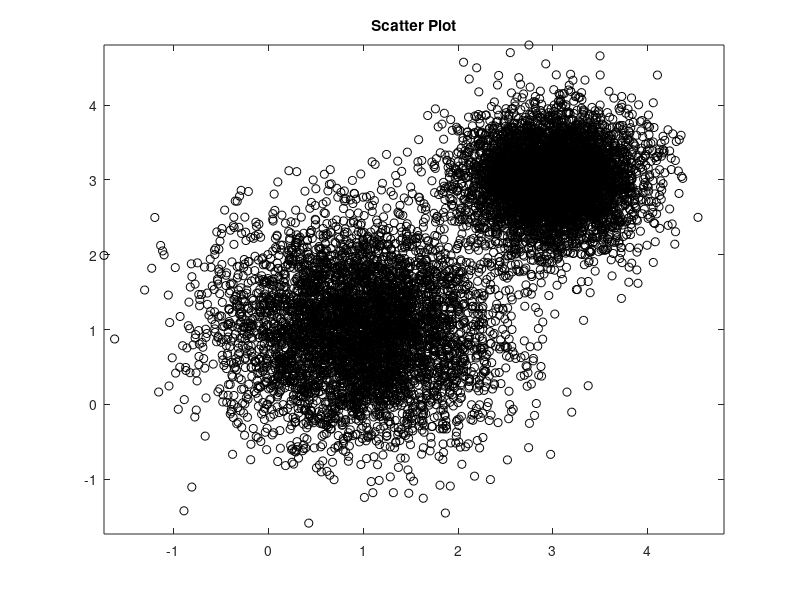

Write the MATLAB code that produced this figure. (Note: this script raises an error after producing the figure.)
%% test ipopt
%{
x = sdpvar(2,1);
% y = exp(sum(x.^2))-exp(sum(x.^3));
y = sum(x.^2)+norm(x,1)+1;
constr = [x>=[1;1]];
opt = sdpsettings('solver','fmincon');
sol = optimize(constr,y,opt);
sol_y = value(sol);
sol_x = value(x);

%% test anounymous function
f = @(x,y) x+y;
f(1,2)

%% generate 1-d gaussian distribution for illustrating the sensor model
x = -7:0.1:7;
mu = 0;
sigma = 2;
k = sigma*sqrt(2*pi);
y = k*normpdf(x,mu,sigma);
% plot(x,y);
area(x,y);
xlabel('distance to the sensor');
ylabel('likelihood of detection');
fig2Pdf('sensor_model',300,gcf)

%% GMM model
x = -15:0.1:15;
mu = [0;-5;5];
sigma = [5;3;2];
n = length(mu);
w = ones(n,1)/n;
y = zeros(length(x),n);
z = zeros(length(x),1);
for ii = 1:n
    y(:,ii) = normpdf(x,mu(ii),sigma(ii))*w(ii);
    z = z+y(:,ii);
end
figure
hold on
plot(x,y);
plot(x,z,'black');
xlabel('x');
ylabel('pdf');
legend('component1','component2','component3','combination')
fig2Pdf('gmm_demo',300,gcf)

%}
%% save all openwindows for a movie
%{
n = 39; % number of current open windows
% F2 = struct;
for ii = 1:10
    h = figure(ii+1);
%     drawnow
    ax = gca;
    ax.Units = 'pixels';
    pos = ax.Position;
    ti = ax.TightInset;
    rect = [-ti(1), -ti(2), pos(3)+ti(1)+ti(3), pos(4)+ti(2)+ti(4)];
    F3(ii) = getframe(ax,rect);
%     F3(ii) = getframe(figure(ii+1));% the first figure shows the clustering result
end
fig = figure;
movie(fig,F3);
%}
%% try the cell
%{
all_comb = {};
for ii = 1:5
    all_comb = [all_comb;num2cell(nchoosek(1:5,ii),2)];
end
%}
%% test how fast the NLP solver can solve for a one-point feasible set case
%{
addpath('/Users/changliu/Documents/MATLAB/studentSnopt')
addpath('/Users/changliu/Documents/MATLAB/Ipopt-3.11.8-linux64mac64win32win64-matlabmexfiles');
sdpvar x;
obj = exp(sum(x.^2)-sum(x)^2)-log(abs(sum(x)));
constr = [x<= ones(10000,1)];
constr = [constr,x == [ones(5000,1);-ones(5000,1)]];
opt = sdpsettings('solver','ipopt');
sol = optimize(constr,obj,opt);
opt_x = value(x);
%}

%% test the optimizer
%{
sdpvar a
sdpvar x(2,1)
Constraints = [a+1 <= x];
Objective = sum(x.^2);
P = optimizer(Constraints,Objective,[],a,x);
P{[1;1]}
%}

%% test the gaussian fitting method in Matlab

mu1 = [1 1];
Sigma1 = [0.5 0; 0 0.5];
mu2 = [3 3];
Sigma2 = [0.2 0; 0 0.2];
rng(1);
X = [mvnrnd(mu1,Sigma1,5000);mvnrnd(mu2,Sigma2,5000)];

plot(X(:,1),X(:,2),'ko')
title('Scatter Plot')
xlim([min(X(:)) max(X(:))]) % Make axes have the same scale
ylim([min(X(:)) max(X(:))])
options = statset('Display','final');

AIC = zeros(1,10);
GMModels = cell(1,10);
options = statset('MaxIter',500);
for k = 1:10
    GMModels{k} = fitgmdist(X,k,'Options',options,'CovType','diagonal');
    AIC(k)= GMModels{k}.AIC;
end

[minAIC,numComponents] = min(AIC);
numComponents

BestModel = GMModels{numComponents}